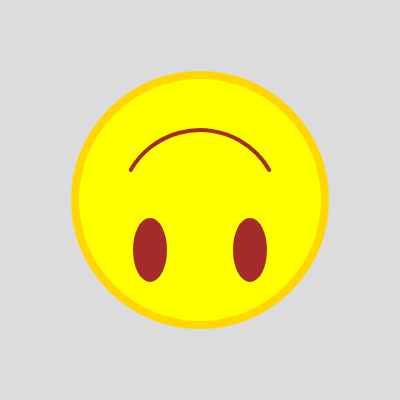
Frame 1 (no input)
Frame 2 (the mouse pressed at the canvas centre, redrawn once): identical to frame 1, image omitted

The p5.js sketch that drew this single still picture (run headless with seeded random() and noise() and a simulated clock; the mouse was pressed at the canvas centre and the sketch redrawn once):

// p5.js sketch
// ── sketch.js
function setup() {
  // create a canvas
  createCanvas(400, 400);

  // disable animation
  noLoop();
}

function draw() {
  background(220);

  stroke("gold"); //stroke color
  strokeWeight(8); //stroke weight
  fill("yellow"); //fill

  ellipse(200,200,250,250); //creating base face


  stroke("brown");//stroke color
  strokeWeight(4); //stroke weight
  fill("brown"); //fill

  ellipse(150,250,30,60); //left eye

  stroke("brown");//stroke color
  strokeWeight(4); //stroke weight
  fill("brown"); //fill

  ellipse(250,250,30,60); //right eye

//drawing the mouth

  noFill();

  arc(200, 210, 160,160,radians(210),radians(330));
  stroke("brown");


  rectMode(CENTER);
 
}
